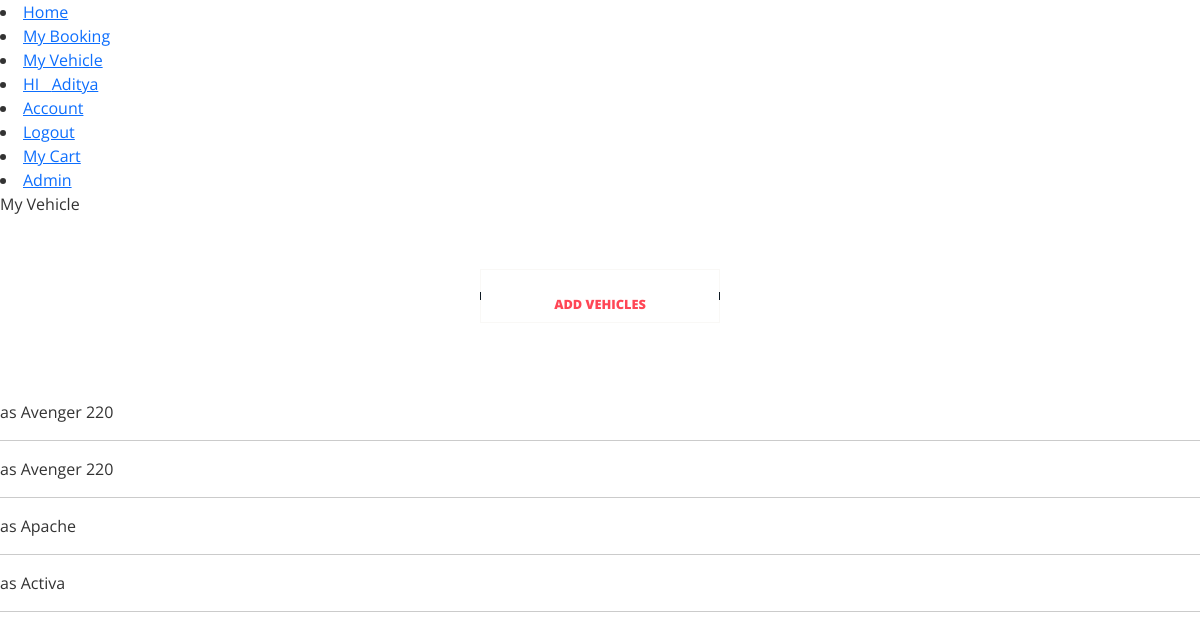
The page /myvehicle (signed in) on the database its author committed.
### garage/models.py (models this page shows, shortened)
class add_vehicle(models.Model):
    vehicle = models.ForeignKey(vehicle, on_delete=models.CASCADE, null = True)
    user = models.ForeignKey(User, on_delete=models.CASCADE, null = True)

class vehicle(models.Model):
    brand = models.ForeignKey(brands, on_delete=models.CASCADE, null = True)
    name = models.CharField(max_length=255)
    image = models.ImageField(upload_to='vehicle_image/', blank=True, null=True)

### garage/views.py (the view)
# urls.py: path('myvehicle', views.my_vehicle_view , name='my_vehicle_view') ,
def my_vehicle_view(request) :
    obj1 = add_vehicle.objects.all()
    obj = obj1.filter(user=request.user)
    context = {
        'obj':obj
        }
    return render(request, 'garage/myvehicle.html',context)

### templates/garage/myvehicle.html (shortened to what this page needs)
{% extends 'garage/base.html'%}
{% block content %}
<div><a href="/brand">
    <p>Add Vehicles</p></a>
</div>
<br>
    {% for o in obj %}
        {{o.user.username}}
        {{o.vehicle.name}}
        <br>
        <hr>
    {% endfor %}
{% endblock content %}

### templates/garage/base.html (shortened to what this page needs)
<!DOCTYPE html>
{% load static %}
<html lang="en">
<head>
    <link href="https://cdn.jsdelivr.net/npm/bootstrap@5.2.0-beta1/dist/css/bootstrap.min.css" rel="stylesheet">
    <link rel="stylesheet" href="{% static 'styles/styles2.css' %} ">
</head>
<body>
  {% if user.is_authenticated %}
          <li><a href="/home">Home</a></li>
          <li><a href="/booking">My Booking</a></li>
          <li><a href="/myvehicle">My Vehicle</a></li>
          <li><a href="#">HI &nbsp; {{ user.first_name}}</a></li>
          <li><a href="/account">Account</a></li>
          <li><a href="/accounts/logout" >Logout</a></li>
          <li><a href="/booking/cart" >My Cart</a></li>
          <li><a href="/admin" >Admin</a></li>
{% else %}
            <li><a href="/home">Home</a></li>
            <li><a href="/booking">My Booking</a></li>
            <li><a href="/accounts/login" >Login</a></li>
            <li><a href="/accounts/register" >Register</a></li>
{% endif %}
    </body>
    {% block content %}
    {% endblock content %}
</body>
</html>

### static/styles/styles2.css (style rules this page uses)
body { margin: 0; padding: 0; font-family: "Open Sans", sans-serif; color: #333; }
div { display: flex; height: 20vh; align-items: center; justify-content: center; flex-flow: column; }
div a { width: 100%; max-width: 240px; height: 54px; padding: 8px; font-size: 0.8rem; font-weight: 900; color: #ff4655; text-align: center; text-transform: uppercase; text-decoration: none; box-shadow: 0 0 0 1px inset rgba(236, 232, 225, 0.3); position: relative; margin: 10px 0; }
div a:after, div a:before { content: ""; width: 1px; position: absolute; height: 8px; background: #0f1923; left: 0; top: 50%; transform: translateY(-50%); }
div a:before { right: 0; left: initial; }
div a p { margin: 0; height: 54px; line-height: 54px; box-sizing: border-box; z-index: 1; left: 0; width: 100%; position: relative; overflow: hidden; }

### rows shown on the page
add_vehicle: user.username "as", vehicle.name "Avenger 220"
add_vehicle: user.username "as", vehicle.name "Avenger 220"
add_vehicle: user.username "as", vehicle.name "Apache"
add_vehicle: user.username "as", vehicle.name "Activa"

### other values the page prints
{{ user.first_name }} "Aditya"
